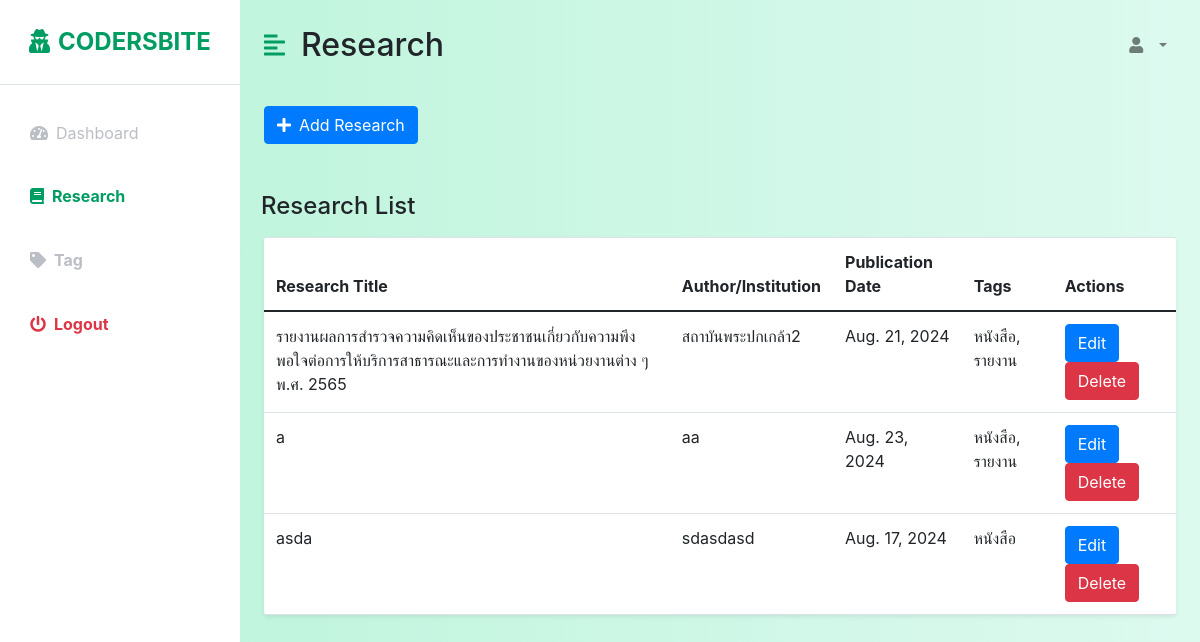
Before: /Research/ with the older database file.
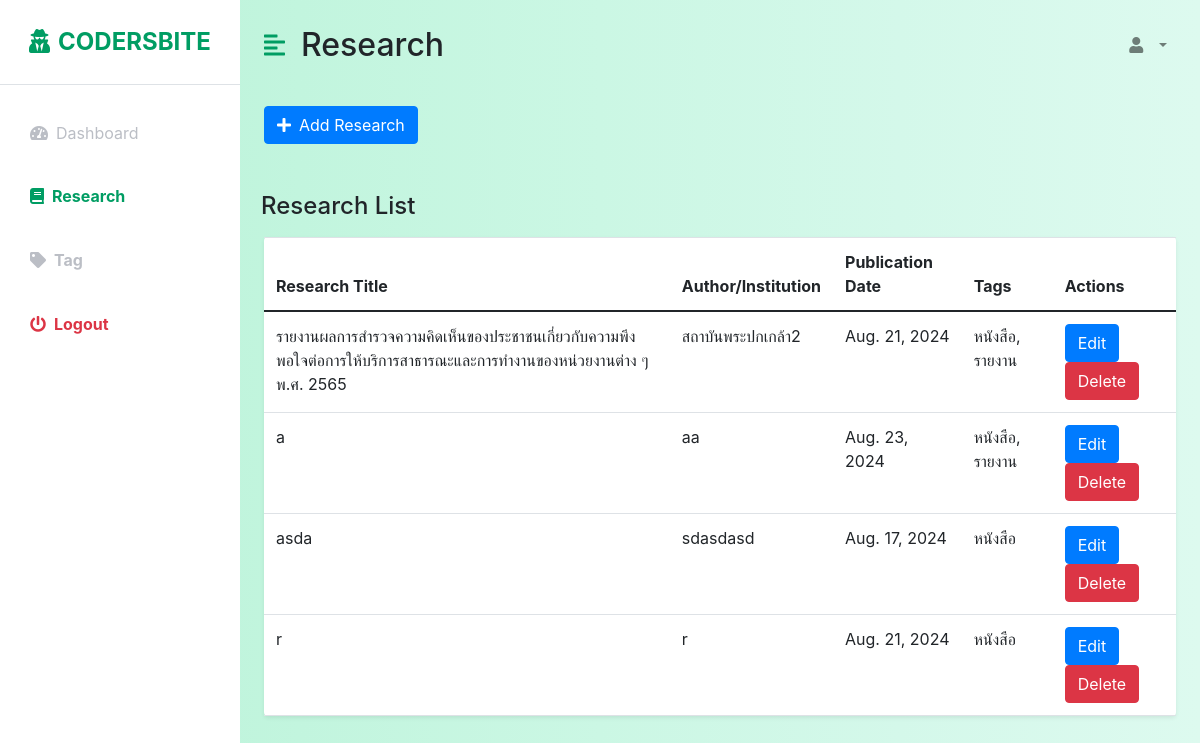
After: the same page with the newer database file.
### research_app/models.py (models this page shows, shortened)
class ProjectModel(models.Model):
    user = models.ForeignKey(User, on_delete=models.CASCADE)
    project_name = models.CharField(max_length=255)
    author_name = models.CharField(max_length=255)
    project_date = models.DateField()
    project_tag = models.ManyToManyField(TagModel, related_name='projects')
    image = models.ImageField(upload_to="img/")
    pdf_file = models.FileField(upload_to="pdf/")
    created_time = models.DateTimeField(auto_now_add=True)
    updated_time = models.DateTimeField(auto_now=True)
    created_by = models.ForeignKey(User, related_name='created_projects', on_delete=models.CASCADE, null=True, blank=True, editable=False)
    updated_by = models.ForeignKey(User, related_name='updated_projects', on_delete=models.CASCADE, null=True, blank=True, editable=False)

class TagModel(models.Model):
    name = models.CharField(max_length=255)
    created_time = models.DateTimeField(auto_now_add=True)
    updated_time = models.DateTimeField(auto_now=True)
    created_by = models.ForeignKey(User, related_name='created_tags', on_delete=models.CASCADE, null=True, blank=True, editable=False)
    updated_by = models.ForeignKey(User, related_name='updated_tags', on_delete=models.CASCADE, null=True, blank=True, editable=False)
    def __str__(self):
        return self.name

### research_app/views.py (the view)
# urls.py: path('Research/', views.research_list, name='research_list'),
def research_list(request):
    projects = ProjectModel.objects.all()
    tags = TagModel.objects.all()
    admin = request.user
    page = request.GET.get('page', 1)
    paginator = Paginator(projects, 5)
    try:
        projectpag = paginator.page(page)
    except PageNotAnInteger:
        projectpag = paginator.page(1)
    except EmptyPage:
        projectpag = paginator.page(paginator.num_pages)
    return render (request, 'admins/research_crud/research_list.html',{'admin':admin,'tags':tags,'projectpag':projectpag})

### research_app/templates/admins/research_crud/research_list.html (shortened to what this page needs)
{% load static %}
<!DOCTYPE html>
<html lang="en">
<head>
    <link href="https://cdn.jsdelivr.net/npm/bootstrap@5.0.0-beta3/dist/css/bootstrap.min.css" rel="stylesheet" />
    <link href="https://maxcdn.bootstrapcdn.com/bootstrap/4.5.2/css/bootstrap.min.css" rel="stylesheet">
    <link href="https://cdnjs.cloudflare.com/ajax/libs/select2/4.0.13/css/select2.min.css" rel="stylesheet" />
    <link rel="stylesheet" href="https://cdnjs.cloudflare.com/ajax/libs/font-awesome/5.15.3/css/all.min.css" />
    <link rel="stylesheet" href="{% static 'css/styles.css' %}" />
</head>
<body>
    <div class="d-flex" id="wrapper">
        <div class="bg-white" id="sidebar-wrapper">
            <div class="sidebar-heading text-center py-4 primary-text fs-4 fw-bold text-uppercase border-bottom">
                <i class="fas fa-user-secret me-2"></i>Codersbite
            </div>
            <div class="list-group list-group-flush my-3">
                <a href="{% url 'admin_list' %}"
                    class="list-group-item list-group-item-action bg-transparent second-text">
                    <i class="fas fa-tachometer-alt me-2"></i>Dashboard
                </a>
                <a href="{%url 'research_list'%}"
                    class="list-group-item list-group-item-action bg-transparent second-text fw-bold active">
                    <i class="fas fa-book me-2"></i>Research
                </a>
                <a href="{% url 'tag_list' %}" class="list-group-item list-group-item-action bg-transparent second-text fw-bold">
                    <i class="fas fa-tag me-2"></i>Tag
                </a>
                <a href="{% url 'logout' %}"
                    class="list-group-item list-group-item-action bg-transparent text-danger fw-bold">
                    <i class="fas fa-power-off me-2"></i>Logout
                </a>
            </div>
        </div>
        <div id="page-content-wrapper">
            <nav class="navbar navbar-expand-lg navbar-light bg-transparent py-4 px-4">
                <div class="d-flex align-items-center">
                    <i class="fas fa-align-left primary-text fs-4 me-3" id="menu-toggle"></i>
                    <h2 class="fs-2 m-0">Research</h2>
                </div>
                <div class="collapse navbar-collapse" id="navbarSupportedContent">
                    <ul class="navbar-nav ms-auto mb-2 mb-lg-0">
                        <li class="nav-item dropdown">
                            <a class="nav-link dropdown-toggle second-text fw-bold" href="#" id="navbarDropdown"
                                role="button" data-bs-toggle="dropdown" aria-expanded="false">
                                <i class="fas fa-user me-2"></i>
                            </a>
                        </li>
                    </ul>
                </div>
            </nav>
            <div class="container-fluid px-4">
                <div class="row my-3">
                    <div class="col-md-12">
                        <button class="btn btn-primary" data-bs-toggle="modal" data-bs-target="#addProjectModal">
                            <i class="fas fa-plus me-2"></i>Add Research
                        </button>
                    </div>
                </div>
                <div class="row my-5">
                    <h3 class="fs-4 mb-3">Research List</h3>
                    <div class="col">
                        <table class="table bg-white rounded shadow-sm table-hover">
                            <thead>
                                <tr>
                                    <th scope="col">Research Title</th>
                                    <th scope="col">Author/Institution</th>
                                    <th scope="col">Publication Date</th>
                                    <th scope="col">Tags</th>
                                    <th scope="col">Actions</th>
                                </tr>
                            </thead>
                            <tbody>
                                {% for project in projectpag %}
                                <tr>
                                    <td>{{ project.project_name }}</td>
                                    <td>{{ project.author_name }}</td>
                                    <td>{{ project.project_date }}</td>
                                    <td>
                                        {{ project.project_tag.all|join:", " }}
                                    </td>
                                    <td>
                                        <button class="btn btn-primary" data-bs-toggle="modal"
                                            data-bs-target="#editResearchModal-{{ project.id }}">
                                            Edit
                                        </button>
                                        <button class="btn btn-danger" data-bs-toggle="modal"
                                            data-bs-target="#deleteResearchModal-{{ project.id }}">
                                            Delete
                                        </button>
                                    </td>
                                </tr>
                                {%endfor%}
                            </tbody>
                        </table>
                    </div>
                </div>
            </div>
        </div>
    </div>
</body>
</html>

### research_app/static/css/styles.css (style rules this page uses)
:root { --main-bg-color: #009d63; --main-text-color: #009d63; --second-text-color: #bbbec5; --second-bg-color: #c1efde; }
.primary-text { color: var(--main-text-color); }
.second-text { color: var(--second-text-color); }
#wrapper { overflow-x: hidden; background-image: linear-gradient( to right, #baf3d7, #c2f5de, #cbf7e4, #d4f8ea, #ddfaef ); }
#sidebar-wrapper { min-height: 100vh; margin-left: -15rem; -webkit-transition: margin 0.25s ease-out; -moz-transition: margin 0.25s ease-out; -o-transition: margin 0.25s ease-out; transition: margin 0.25s ease-out; }
#sidebar-wrapper .sidebar-heading { padding: 0.875rem 1.25rem; font-size: 1.2rem; }
#sidebar-wrapper .list-group { width: 15rem; }
#page-content-wrapper { min-width: 100vw; }
#menu-toggle { cursor: pointer; }
.list-group-item { border: none; padding: 20px 30px; }
.list-group-item.active { background-color: transparent; color: var(--main-text-color); font-weight: bold; border: none; }
@media (min-width: 768px) { #sidebar-wrapper { margin-left: 0; } }
@media (min-width: 768px) { #page-content-wrapper { min-width: 0; width: 100%; } }
.nav-link { border: 1px solid #0000; }

Changed rows visible on the page:
added ProjectModel: project_name "r", author_name "r", project_date "Aug. 21, 2024", project_tag.all "หนังสือ"
